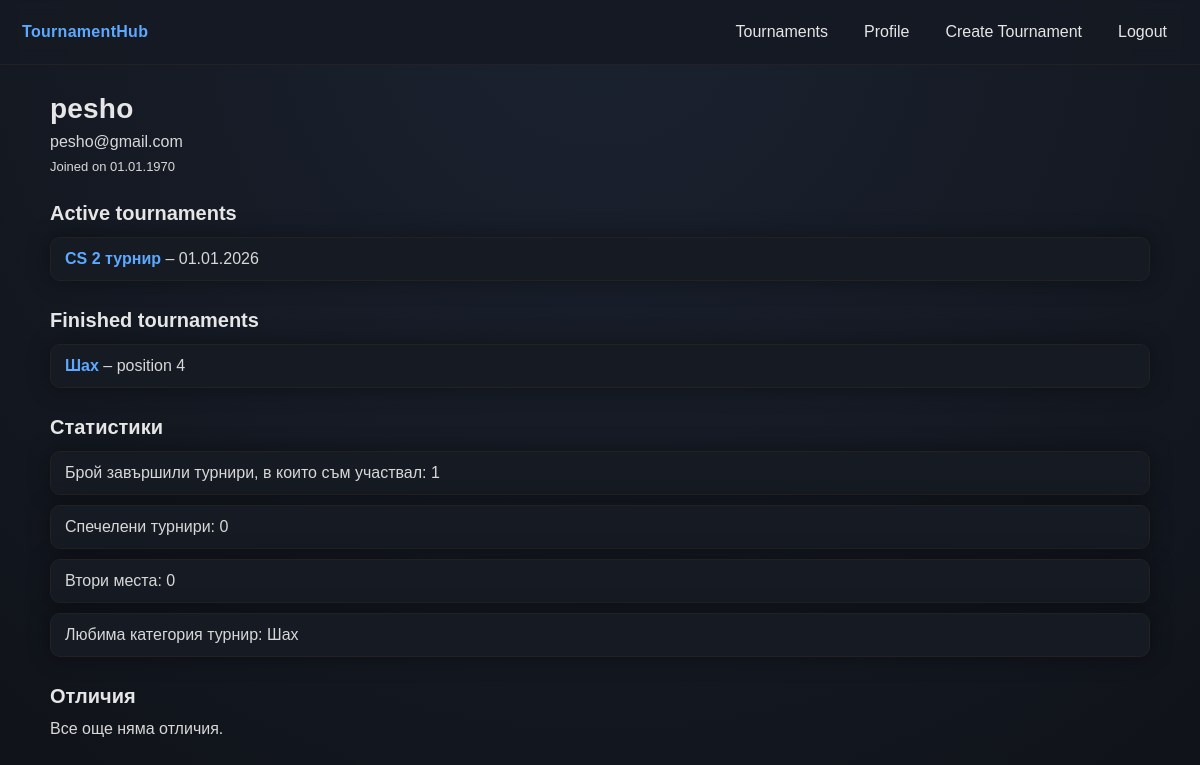
Page /user.php (signed in) on the earlier database version.
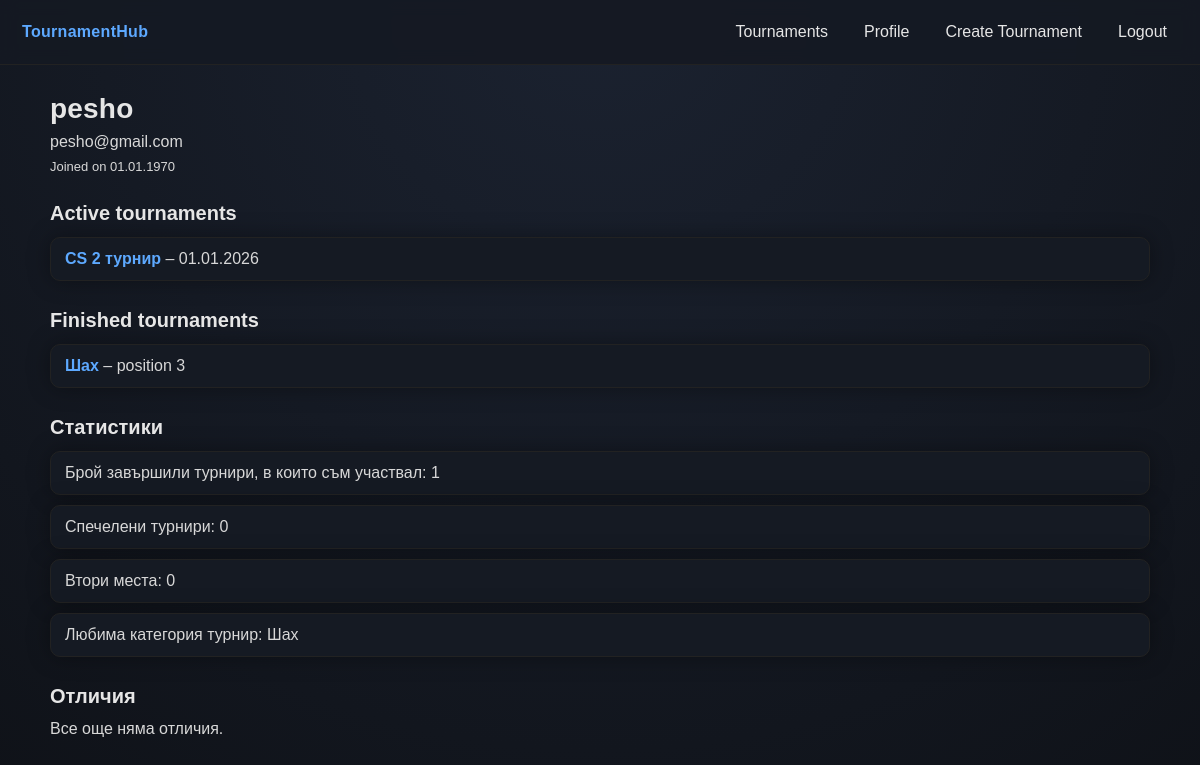
Same page on the later database version.
### tables this page shows
CREATE TABLE Participates (
    user_id INT UNSIGNED NOT NULL,
    tournament_id INT UNSIGNED NOT NULL,
    team_name VARCHAR(63) NOT NULL,
    result_position INT UNSIGNED DEFAULT NULL,
    joined_at TIMESTAMP DEFAULT CURRENT_TIMESTAMP,
    PRIMARY KEY(user_id, tournament_id),
    CONSTRAINT fk_tournament_id
        FOREIGN KEY (tournament_id)
        REFERENCES Tournament(id)
        ON DELETE CASCADE
        ON UPDATE CASCADE,
    CONSTRAINT fk_user_id
        FOREIGN KEY (user_id)
        REFERENCES User(id)
        ON DELETE CASCADE
        ON UPDATE CASCADE     
);

CREATE TABLE Tournament (
    id INT UNSIGNED AUTO_INCREMENT PRIMARY KEY,
    name VARCHAR(63) NOT NULL,
    description VARCHAR(255),
    category VARCHAR(63),
    start_datetime DATETIME NOT NULL,
    end_datetime DATETIME NOT NULL,
    status ENUM('upcoming', 'ongoing', 'finished') NOT NULL DEFAULT 'upcoming',
    capacity INT UNSIGNED NOT NULL,
    spots_taken INT UNSIGNED NOT NULL DEFAULT 0, 
    is_team_based BOOLEAN NOT NULL,
    creator_user_id INT UNSIGNED NOT NULL,
    CONSTRAINT fk_tournament_creator
        FOREIGN KEY (creator_user_id)
        REFERENCES User(id)
        ON DELETE CASCADE
        ON UPDATE CASCADE 
);

### user.php (the view, shortened to what this page needs)
<?php
require "db.php";
$userId = $_SESSION['user_id'] ?? null;
$stmt = mysqli_prepare(
    $conn,
    "SELECT username, email, description, created_at
     FROM User
     WHERE id = ?"
);
mysqli_stmt_bind_param($stmt, "i", $userId);
mysqli_stmt_execute($stmt);
$result = mysqli_stmt_get_result($stmt);
$user = mysqli_fetch_assoc($result);
$stmt = mysqli_prepare(
    $conn,
    "SELECT t.id, t.name, t.start_datetime
     FROM Tournament t
     JOIN Participates p ON p.tournament_id = t.id
     WHERE p.user_id = ?
       AND t.status != 'finished'"
);
mysqli_stmt_bind_param($stmt, "i", $userId);
mysqli_stmt_execute($stmt);
$result = mysqli_stmt_get_result($stmt);
$activeTournaments = [];
while ($row = mysqli_fetch_assoc($result)) {
    $activeTournaments[] = $row;
}
$stmt = mysqli_prepare(
    $conn,
    "SELECT t.id, t.name, t.category, p.result_position
     FROM Tournament t
     JOIN Participates p ON p.tournament_id = t.id
     WHERE p.user_id = ?
       AND t.status = 'finished'"
);
mysqli_stmt_bind_param($stmt, "i", $userId);
mysqli_stmt_execute($stmt);
$result = mysqli_stmt_get_result($stmt);
$finishedTournaments = [];
while ($row = mysqli_fetch_assoc($result)) {
    $finishedTournaments[] = $row;
}
?>
<!DOCTYPE html>
<html lang="bg">
<head>
    <link rel="stylesheet" href="style.css">
</head>
<body>
<header class="navbar">
    <div class="logo"><a href="home.php">TournamentHub</a></div>
    <nav>
        <a href="home.php">Tournaments</a>
        <a href="user.php">Profile</a>
        <a href="create_tournament.php">Create Tournament</a>
        <a href="handlers/logout_handler.php">Logout</a>
    </nav>
</header>
<main class="container">
    <h1><?= htmlspecialchars($user['username']) ?></h1>
    <p><?= htmlspecialchars($user['email']) ?></p>
    <p class="meta">Joined on <?= date("d.m.Y", strtotime($user['created_at'])) ?></p>
    <h2>Active tournaments</h2>
    <?php if (empty($activeTournaments)): ?>
        <p>No active tournaments.</p>
    <?php else: ?>
        <ul>
            <?php foreach ($activeTournaments as $t): ?>
                <li>
                    <a href="tournament.php?id=<?= (int)$t['id'] ?>">
                        <?= htmlspecialchars($t['name']) ?>
                    </a>
                    – <?= date("d.m.Y", strtotime($t['start_datetime'])) ?>
                </li>
            <?php endforeach; ?>
        </ul>
    <?php endif; ?>
    <h2>Finished tournaments</h2>
    <?php if (empty($finishedTournaments)): ?>
        <p>No finished tournaments.</p>
    <?php else: ?>
        <ul>
            <?php foreach ($finishedTournaments as $t): ?>
                <li>
                    <a href="tournament.php?id=<?= (int)$t['id'] ?>">
                        <?= htmlspecialchars($t['name']) ?>
                    </a>
                    – position <?= htmlspecialchars((string)$t['result_position']) ?>
                </li>
            <?php endforeach; ?>
        </ul>
    <?php endif; ?>
    <?php
    $stats = [
        'participated' => count($finishedTournaments),
        'wins' => 0,
        'runner_ups' => 0,
        'position_7' => 0.
    ];
   $badges = [];
    $categoryCount = [];
    foreach ($finishedTournaments as $t) {
        $cat = $t['category'] ?? 'Няма категория';
        if (!isset($categoryCount[$cat])) {
            $categoryCount[$cat] = 0;
        }
        $categoryCount[$cat]++;
    }
    $favoriteCategory = null;
    if (!empty($categoryCount)) {
        arsort($categoryCount);
        $favoriteCategory = array_key_first($categoryCount);
    }
    ?>
    <h2>Статистики</h2>
    <ul>
        <li>Брой завършили турнири, в които съм участвал: <?= $stats['participated'] ?></li>
        <li>Спечелени турнири: <?= $stats['wins'] ?></li>
        <li>Втори места: <?= $stats['runner_ups'] ?></li>
        <li>Любима категория турнир: <?= htmlspecialchars($favoriteCategory ?? 'Няма') ?></li>
    </ul>
    <h2>Отличия</h2>
    <?php if (empty($badges)): ?>
        <p>Все още няма отличия.</p>
    <?php endif; ?>
</main>
</body>
</html>

Differences in the rows shown:
changed participates "Шах": result_position "4" → "3"
